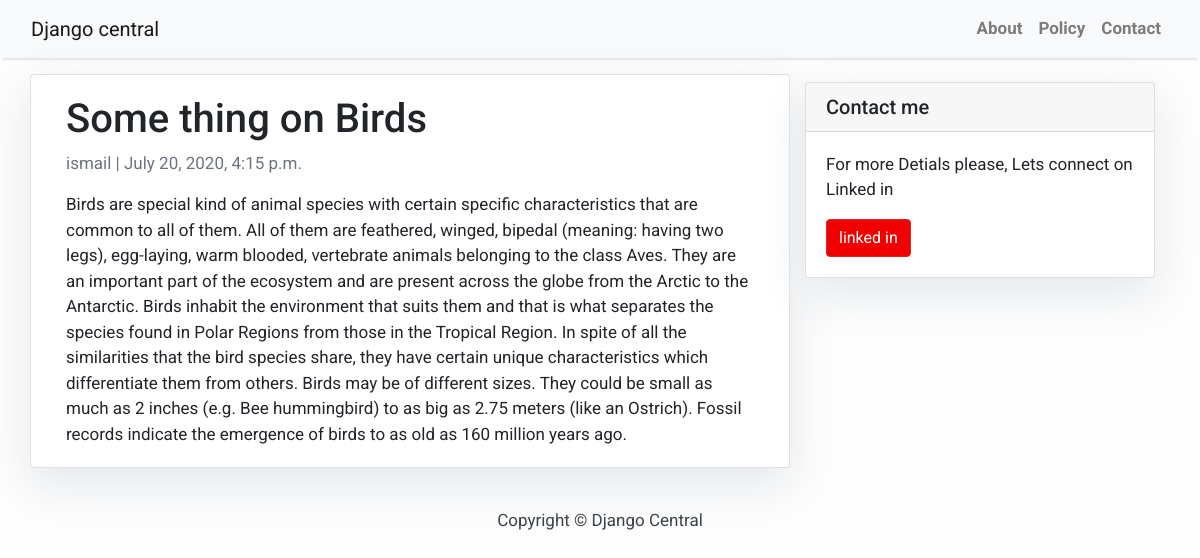
The page /some-thing-birds/ on the database its author committed.
### blog/models.py (models this page shows, shortened)
class Post(models.Model):
    title = models.CharField(max_length=200, unique=True)
    slug = models.SlugField(max_length=200, unique=True)
    author = models.ForeignKey(User, on_delete= models.CASCADE,related_name='blog_posts')
    updated_on = models.DateTimeField(auto_now= True)
    content = models.TextField()
    created_on = models.DateTimeField(auto_now_add=True)
    status = models.IntegerField(choices=STATUS, default=0)
    class Meta:
        ordering = ['-created_on']

### blog/views.py (the view)
# urls.py: path('<slug:slug>/', views.PostDetail.as_view(), name='post_detail'),
class PostDetail(generic.DetailView):
    model = Post
    template_name = 'post_detail.html'

### blog/templates/post_detail.html
{% extends 'base.html' %} {% block content %}
<div class="container">
  <div class="row">
    <div class="col-md-8 card mb-4  mt-3 left  top">
      <div class="card-body">
        <h1>{% block title %} {{ object.title }} {% endblock title %}</h1>
        <p class=" text-muted">{{ post.author }} | {{ post.created_on }}</p>
        <p class="card-text ">{{ object.content | safe }}</p>
      </div>
    </div>
    {% block sidebar %} {% include 'sidebar.html' %} {% endblock sidebar %}
  </div>
</div>
{% endblock content %}

### blog/templates/base.html (shortened to what this page needs)
<!DOCTYPE html>
<html>
    <head>
        <link rel="stylesheet" href="https://maxcdn.bootstrapcdn.com/bootstrap/4.0.0/css/bootstrap.min.css"
 />
    </head>
    <body>
        <nav class="navbar navbar-expand-lg navbar-light bg-light shadow" id="mainNav">
            <div class="container-fluid">
                <a class="navbar-brand" href="{% url 'home' %}">Django central</a>
                <div class="collapse navbar-collapse" id="navbarResponsive">
                    <ul class="navbar-nav ml-auto">
                        <li class="nav-item text-black">
                            <a class="nav-link text-black font-weight-bold" href="#">About</a>
                        </li>
                        <li class="nav-item text-black">
                            <a class="nav-link text-black font-weight-bold" href="#">Policy</a>
                        </li>
                        <li class="nav-item text-black">
                            <a class="nav-link text-black font-weight-bold" href="#">Contact</a>
                        </li>
                    </ul>
                </div>
            </div>
        </nav>
        {% block content %}{% endblock content %}
        <footer class="py-3 bg-grey">
            <p class="m-0 text-dark text-center ">Copyright &copy; Django Central</p>
        </footer>
    </body>
</html>

### blog/templates/sidebar.html (shortened to what this page needs)
{% block sidebar %}
<div class="col-md-4 float-right ">
<div class="card my-4">
        <h5 class="card-header">Contact me</h5>
    <div class="card-body">
        <p class="card-text">For more Detials please, Lets connect on Linked in</p>
        <a href="https://www.linkedin.com/in/ismail-zabiulla-b19588106/"
           class="btn btn-danger">linked in</a>
    </div>
</div>
</div>
{% endblock sidebar %}

### blog/templates/base.html (style rules this page uses)
body { font-family: "Roboto", sans-serif; font-size: 17px; background-color: #fdfdfd; }
.shadow { box-shadow: 0 4px 2px -2px rgba(0, 0, 0, 0.1); }
.btn-danger { color: #fff; background-color: #f00000; border-color: #dc281e; }

### blog/templates/sidebar.html (style rules this page uses)
.card { box-shadow: 0 16px 48px #E3E7EB; }

### rows shown on the page
Post: title "Some thing on Birds", author "ismail", created_on "July 20, 2020, 4:15 p.m.", content "Birds are special kind of animal species with certain specific characteristics that are common to all of them. All of them are feathered, winged, bipedal (meaning: having two legs), egg-laying, warm blooded, vertebrate animals belonging to the class Aves. They are an important part of the ecosystem and are present across the globe from the Arctic to the Antarctic. Birds inhabit the environment that suits them and that is what separates the species found in Polar Regions from those in the Tropical Region. In spite of all the similarities that the bird species share, they have certain unique characteristics which differentiate them from others. Birds may be of different sizes. They could be…"
